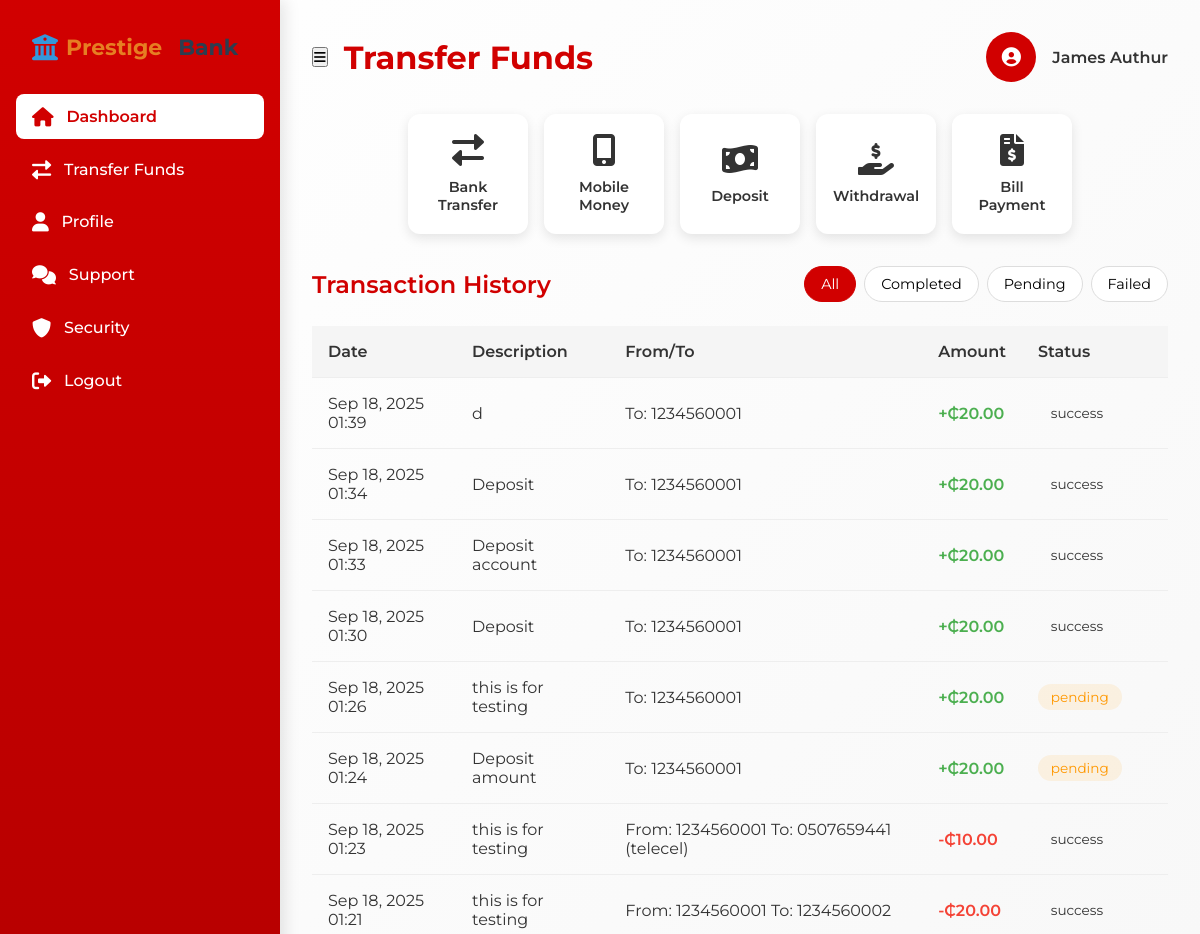
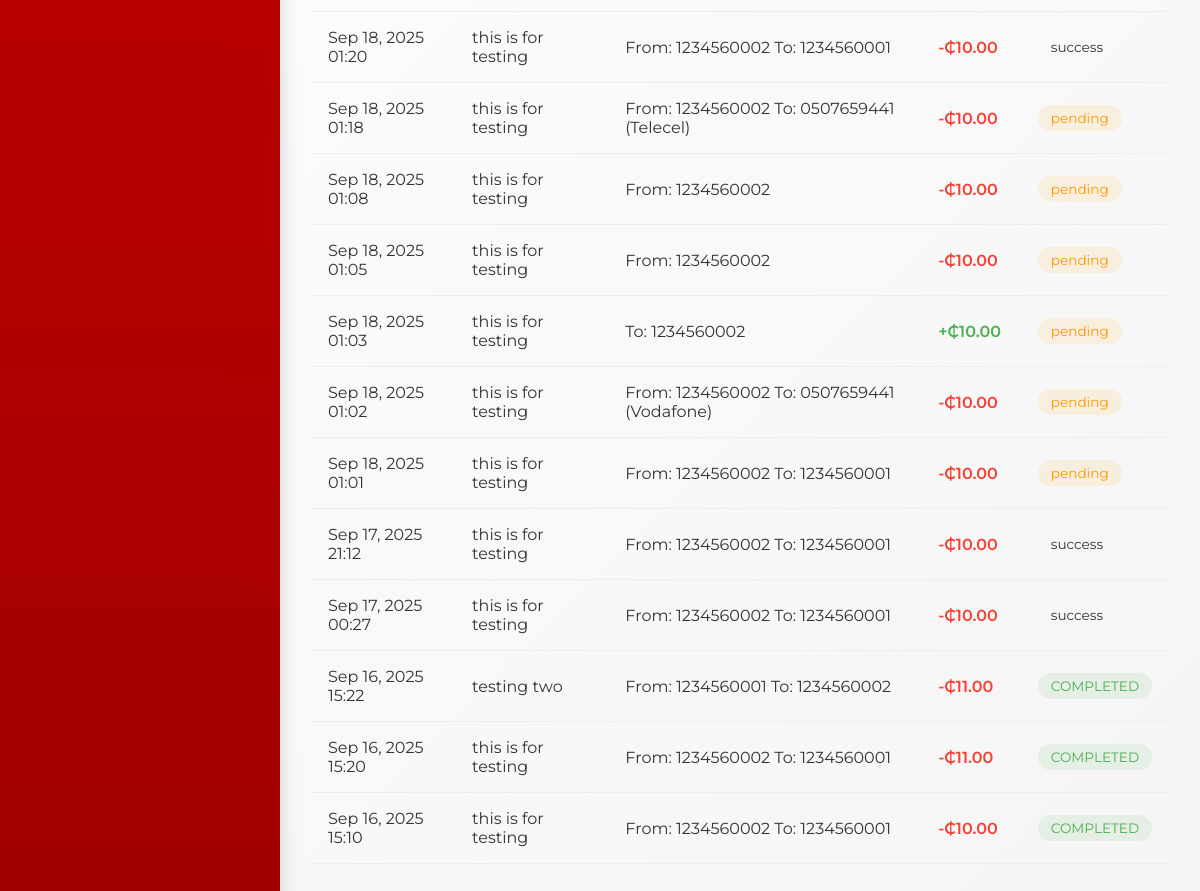
The page /transfer/ (signed in) on the database its author committed (2 pictures, top to bottom).
### accounts/models.py (models this page shows, shortened)
class User(AbstractBaseUser):
    image = models.ImageField(null=True, blank=True)
    username = models.CharField(max_length=100, null=True, blank=True, unique=True)
    full_name = models.CharField(max_length=200, blank=True, null=True)
    email = models.EmailField(unique=True)
    phone = models.CharField(max_length=20, null=True, blank=True)
    code = models.CharField(max_length=10, null=True, blank=True)
    biometric_data = models.TextField(null=True, blank=True)
    is_biometric_enabled = models.BooleanField(default=False)
    is_active = models.BooleanField(default=True)
    date_joined = models.DateTimeField(verbose_name="date joined", auto_now_add=True)
    last_login = models.DateTimeField(verbose_name="last joined", auto_now=True)
    is_admin = models.BooleanField(default=False)
    is_staff = models.BooleanField(default=False)
    is_superuser = models.BooleanField(default=False)
    is_ceo = models.BooleanField(default=False, null=True, blank=True)
    is_manager = models.BooleanField(default=False, null=True, blank=True)
    is_2factor_authentication = models.BooleanField(default=False)
    objects = MyAccountManager()
    USERNAME_FIELD = "email"
    REQUIRED_FIELDS = []
    class Meta:
        verbose_name_plural = "Users"
        ordering = ["-id"]
    def get_full_name(self):
        return self.full_name if self.full_name else self.email.split('@')[0]

### bank/models.py (models this page shows, shortened)
class Transaction(TimeBaseModel):
    TRANSACTION_TYPES = [
        ("TRANSFER", "Bank Transfer"),
        ("MOBILE_MONEY", "Mobile Money"),
        ("DEPOSIT", "Deposit"),
        ("WITHDRAWAL", "Withdrawal"),
        ("BILL_PAYMENT", "Bill Payment"),
    ]
    STATUS_CHOICES = [
        ("pending", "pending"),
        ("success", "success"),
        ("failed", "Failed"),
    ]
    customer = models.ForeignKey(
        Customer, on_delete=models.CASCADE, null=True, blank=True
    )
    transaction_id = models.CharField(
        max_length=30, unique=True, null=True, blank=True
    )
    transaction_type = models.CharField(max_length=20, choices=TRANSACTION_TYPES)
    amount = models.DecimalField(max_digits=15, decimal_places=2)
    currency = models.CharField(max_length=3, default="GHS")
    sender_account = models.ForeignKey(
        Account, on_delete=models.PROTECT,
        related_name="sent_transactions",
        null=True, blank=True
    )
    recipient_account = models.ForeignKey(
        Account, on_delete=models.PROTECT,
        related_name="received_transactions",
        null=True, blank=True,
    )
    recipient_number = models.CharField(max_length=20, null=True, blank=True)
    network = models.CharField(max_length=50, null=True, blank=True)
    bill_type = models.CharField(max_length=100, null=True, blank=True)
    recipient_account_number = models.CharField(max_length=50, null=True, blank=True)
    description = models.TextField(null=True, blank=True)
    status = models.CharField(max_length=10, choices=STATUS_CHOICES, default="COMPLETED")
    timestamp = models.DateTimeField(auto_now_add=True)
    class Meta:
        ordering = ["-timestamp"]

class Account(TimeBaseModel):
    ACCOUNT_TYPES = [
        ("SAVINGS", "Savings Account"),
        ("CHECKING", "Checking Account"),
        ("FIXED", "Fixed Deposit"),
    ]
    STATUS_CHOICES = [
        ("ACTIVE", "Active"),
        ("DORMANT", "Dormant"),
        ("CLOSED", "Closed"),
    ]
    BIN = "123456"
    customer = models.ForeignKey(Customer, on_delete=models.CASCADE)
    account_number = models.CharField(max_length=20, unique=True, null=True, blank=True)
    account_type = models.CharField(max_length=20, choices=ACCOUNT_TYPES)
    balance = models.DecimalField(max_digits=15, decimal_places=2, default=0.00)
    currency = models.CharField(max_length=3, default="GHS")
    status = models.CharField(max_length=10, choices=STATUS_CHOICES, default="ACTIVE")
    date_opened = models.DateTimeField(default=timezone.now)
    is_interoperable = models.BooleanField(default=True)
    class Meta:
        ordering = ["-date_opened"]
    def __str__(self):
        return f"{self.account_number} - {self.get_account_type_display()}"

### bank/views.py (the view)
def transfer_funds(request):
    customer = Customer.objects.filter(user=request.user).first()
    accounts = Account.objects.filter(customer=customer)
    recent_transactions = Transaction.objects.filter(
        Q(sender_account__customer=customer) | Q(recipient_account__customer=customer)
    )[:20]
    context = {
        "transfer_form": BankTransferForm(),
        "mobile_money_form": MobileMoneyForm(),
        "deposit_form": DepositForm(),
        "withdrawal_form": WithdrawalForm(),
        "bill_payment_form": BillPaymentForm(),
        "accounts": accounts,
        "recent_transactions": recent_transactions,
    }
    return render(request, "main/transfer.html", context)

### templates/main/transfer.html (shortened to what this page needs)
{% extends "main/base.html" %}
{% block content %}
<div class="main-content">
    <div class="header">
        <div style="display: flex; align-items: center; gap: 1rem;">
            <button class="mobile-menu-toggle" id="menuToggle">
                <i class="fas fa-bars"></i>
            </button>
            <div class="page-title">Transfer Funds</div>
        </div>
        <div class="user-profile">
            <div class="user-avatar"><i class="fas fa-user-circle"></i></div>
            <div class="user-name">{{ request.user.get_full_name }}</div>
        </div>
    </div>
    <div class="transaction-types">
        <div class="transaction-type-btn" data-type="TRANSFER">
            <i class="fas fa-exchange-alt"></i><span>Bank Transfer</span>
        </div>
        <div class="transaction-type-btn" data-type="MOBILE_MONEY">
            <i class="fas fa-mobile-alt"></i><span>Mobile Money</span>
        </div>
        <div class="transaction-type-btn" data-type="DEPOSIT">
            <i class="fas fa-money-bill-wave"></i><span>Deposit</span>
        </div>
        <div class="transaction-type-btn" data-type="WITHDRAWAL">
            <i class="fas fa-hand-holding-usd"></i><span>Withdrawal</span>
        </div>
        <div class="transaction-type-btn" data-type="BILL_PAYMENT">
            <i class="fas fa-file-invoice-dollar"></i><span>Bill Payment</span>
        </div>
    </div>
    <div class="transactions-section">
        <div class="transactions-header">
            <h2 class="section-title">Transaction History</h2>
            <div class="filter-buttons">
                <button class="filter-btn active" data-filter="all">All</button>
                <button class="filter-btn" data-filter="completed">Completed</button>
                <button class="filter-btn" data-filter="pending">Pending</button>
                <button class="filter-btn" data-filter="failed">Failed</button>
            </div>
        </div>
        <table class="transactions-table">
            <thead>
                <tr>
                    <th>Date</th>
                    <th>Description</th>
                    <th>From/To</th>
                    <th>Amount</th>
                    <th>Status</th>
                </tr>
            </thead>
            <tbody>
                {% for tx in recent_transactions %}
                <tr class="transaction-row" data-status="{{ tx.status|lower }}">
                    <td>{{ tx.timestamp|date:"M d, Y H:i" }}</td>
                    <td>{{ tx.description }}</td>
                    <td>
                        {% if tx.sender_account %}From: {{ tx.sender_account.account_number }}{% endif %}
                        {% if tx.recipient_account %} To: {{ tx.recipient_account.account_number }}{% endif %}
                        {% if tx.recipient_number %} To: {{ tx.recipient_number }} ({{ tx.network }}){% endif %}
                    </td>
                    <td class="transaction-amount {% if tx.sender_account and tx.sender_account.customer.user == request.user %}debit{% else %}credit{% endif %}">
                        {% if tx.sender_account and tx.sender_account.customer.user == request.user %}-{% else %}+{% endif %}₵{{ tx.amount }}
                    </td>
                    <td>
                        <span class="transaction-status status-{{ tx.status|lower }}">
                            {{ tx.get_status_display }}
                        </span>
                    </td>
                </tr>
                {% empty %}
                <tr>
                    <td colspan="5" style="text-align: center;">No transactions found.</td>
                </tr>
                {% endfor %}
            </tbody>
        </table>
    </div>
</div>
{% endblock %}

### templates/main/base.html (style rules this page uses)
:root { --primary: #d10000; --primary-dark: #a00000; --primary-light: #ff3333; --secondary: #ffffff; --secondary-dark: #f5f5f5; --accent: #ffd700; --accent-dark: #c5a600; --text-dark: #333333; --text-light: #ffffff; --glass: rgba(255, 255, 255, 0.15); --glass-border: rgba(255, 255, 255, 0.2); --shadow: 0 8px 32px rgba(0, 0, 0, 0.2); --transition: all 0.3s ease; --success: #4caf50; --warning: #ff9800; --danger: #f44336; }
* { margin: 0; padding: 0; box-sizing: border-box; font-family: 'Montserrat', sans-serif; }
body { background: linear-gradient(135deg, #ffffff 0%, #f5f5f5 100%); color: var(--text-dark); min-height: 100vh; overflow-x: hidden; }
.main-content { padding: 2rem; overflow-y: auto; grid-column: 2; }
.header { display: flex; justify-content: space-between; align-items: center; margin-bottom: 2rem; }
.page-title { font-size: 2rem; font-weight: 700; color: var(--primary); }
.user-profile { display: flex; align-items: center; gap: 1rem; cursor: pointer; }
.user-avatar { width: 50px; height: 50px; border-radius: 50%; background-color: var(--primary); color: white; display: flex; justify-content: center; align-items: center; font-weight: 600; font-size: 1.2rem; }
.user-name { font-weight: 600; }
.section-title { font-size: 1.5rem; font-weight: 600; color: var(--primary); }
.status-pending { background-color: var(--warning); }
table { width: 100%; border-collapse: collapse; margin-bottom: 1rem; }
th, td { padding: 0.75rem; text-align: left; border-bottom: 1px solid #eee; }
th { font-weight: 600; color: var(--primary); }
.transaction-types { display: flex; justify-content: center; gap: 1rem; margin-bottom: 2rem; flex-wrap: wrap; }
.transaction-type-btn { display: flex; flex-direction: column; align-items: center; justify-content: center; width: 120px; height: 120px; background: white; border-radius: 12px; box-shadow: 0 4px 12px rgba(0, 0, 0, 0.1); cursor: pointer; transition: var(--transition); padding: 1rem; text-align: center; }
.transaction-type-btn i { font-size: 2rem; margin-bottom: 0.8rem; }
.transaction-type-btn span { font-weight: 600; font-size: 0.9rem; }
.transactions-section { margin-top: 2rem; }
.transactions-header { display: flex; justify-content: space-between; align-items: center; margin-bottom: 1.5rem; }
.filter-buttons { display: flex; gap: 0.5rem; }
.filter-btn { padding: 0.5rem 1rem; background: var(--secondary); border: 1px solid #ddd; border-radius: 20px; font-size: 0.9rem; cursor: pointer; transition: var(--transition); }
.filter-btn.active { background: var(--primary); color: white; border-color: var(--primary); }
.transactions-table { width: 100%; border-collapse: collapse; margin-bottom: 2rem; }
.transactions-table th { text-align: left; padding: 1rem; background: var(--secondary-dark); color: var(--text-dark); font-weight: 600; }
.transactions-table td { padding: 1rem; border-bottom: 1px solid #eee; }
.transaction-amount { font-weight: 600; }
.transaction-amount.credit { color: var(--success); }
.transaction-amount.debit { color: var(--danger); }
.transaction-status { display: inline-flex; align-items: center; padding: 0.3rem 0.8rem; border-radius: 20px; font-size: 0.85rem; }
.status-completed { background: rgba(76, 175, 80, 0.1); color: var(--success); }
.status-pending { background: rgba(255, 152, 0, 0.1); color: var(--warning); }

### rows shown on the page
User: user.get_full_name "James Authur"
Transaction: timestamp "Sep 18, 2025 01:39", description "d", recipient_account.account_number "1234560001", amount "20.00", status "success"
Transaction: timestamp "Sep 18, 2025 01:34", description "Deposit", recipient_account.account_number "1234560001", amount "20.00", status "success"
Transaction: timestamp "Sep 18, 2025 01:33", description "Deposit account", recipient_account.account_number "1234560001", amount "20.00", status "success"
Transaction: timestamp "Sep 18, 2025 01:30", description "Deposit", recipient_account.account_number "1234560001", amount "20.00", status "success"
Transaction: timestamp "Sep 18, 2025 01:26", description "this is for testing", recipient_account.account_number "1234560001", amount "20.00", status "pending"
Transaction: timestamp "Sep 18, 2025 01:24", description "Deposit amount", recipient_account.account_number "1234560001", amount "20.00", status "pending"
Transaction: timestamp "Sep 18, 2025 01:23", description "this is for testing", sender_account.account_number "1234560001", recipient_number "0507659441", network "telecel", amount "10.00", status "success"
Transaction: timestamp "Sep 18, 2025 01:21", description "this is for testing", sender_account.account_number "1234560001", recipient_account.account_number "1234560002", amount "20.00", status "success"
Transaction: timestamp "Sep 18, 2025 01:20", description "this is for testing", sender_account.account_number "1234560002", recipient_account.account_number "1234560001", amount "10.00", status "success"
Transaction: timestamp "Sep 18, 2025 01:18", description "this is for testing", sender_account.account_number "1234560002", recipient_number "0507659441", network "Telecel", amount "10.00", status "pending"
Transaction: timestamp "Sep 18, 2025 01:08", description "this is for testing", sender_account.account_number "1234560002", amount "10.00", status "pending"
Transaction: timestamp "Sep 18, 2025 01:05", description "this is for testing", sender_account.account_number "1234560002", amount "10.00", status "pending"
Transaction: timestamp "Sep 18, 2025 01:03", description "this is for testing", recipient_account.account_number "1234560002", amount "10.00", status "pending"
Transaction: timestamp "Sep 18, 2025 01:02", description "this is for testing", sender_account.account_number "1234560002", recipient_number "0507659441", network "Vodafone", amount "10.00", status "pending"
Transaction: timestamp "Sep 18, 2025 01:01", description "this is for testing", sender_account.account_number "1234560002", recipient_account.account_number "1234560001", amount "10.00", status "pending"
Transaction: timestamp "Sep 17, 2025 21:12", description "this is for testing", sender_account.account_number "1234560002", recipient_account.account_number "1234560001", amount "10.00", status "success"
Transaction: timestamp "Sep 17, 2025 00:27", description "this is for testing", sender_account.account_number "1234560002", recipient_account.account_number "1234560001", amount "10.00", status "success"
Transaction: timestamp "Sep 16, 2025 15:22", description "testing two", sender_account.account_number "1234560001", recipient_account.account_number "1234560002", amount "11.00", status "COMPLETED"
Transaction: timestamp "Sep 16, 2025 15:20", description "this is for testing", sender_account.account_number "1234560002", recipient_account.account_number "1234560001", amount "11.00", status "COMPLETED"
Transaction: timestamp "Sep 16, 2025 15:10", description "this is for testing", sender_account.account_number "1234560002", recipient_account.account_number "1234560001", amount "10.00", status "COMPLETED"
